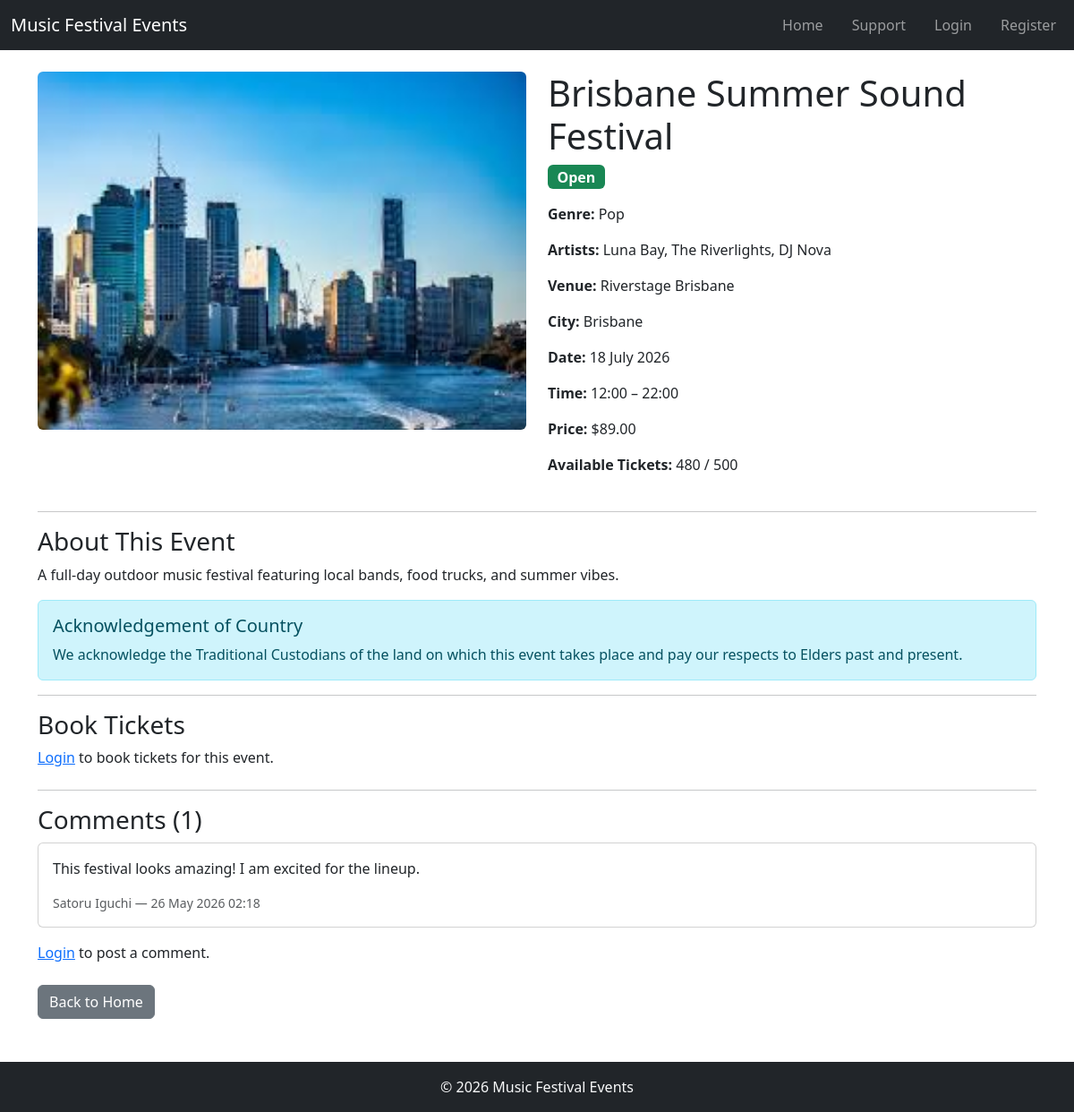
Screenshot of /event/1 with the database file from the repository.
### website/models.py (models this page shows)
class Event(db.Model):
    __tablename__ = 'events'
    id = db.Column(db.Integer, primary_key=True)
    title = db.Column(db.String(150), nullable=False)
    description = db.Column(db.Text, nullable=False)
    date = db.Column(db.Date, nullable=False)
    start_time = db.Column(db.Time, nullable=False)
    end_time = db.Column(db.Time, nullable=False)
    venue_name = db.Column(db.String(150), nullable=False)
    city = db.Column(db.String(80), nullable=False)
    image = db.Column(db.String(255), nullable=False)
    genre = db.Column(db.String(50), nullable=False)
    artist_lineup = db.Column(db.Text, nullable=False)
    price = db.Column(db.Float, nullable=False)
    total_tickets = db.Column(db.Integer, nullable=False)
    available_tickets = db.Column(db.Integer, nullable=False)
    status = db.Column(db.String(20), nullable=False, default='Open')
    acknowledgement_type = db.Column(db.String(50), nullable=False, default='No Acknowledgement')
    acknowledgement_text = db.Column(db.Text, nullable=True)
    creator_id = db.Column(db.Integer, db.ForeignKey('users.id'), nullable=False)
    bookings = db.relationship('Booking', backref='event', lazy=True, cascade='all, delete-orphan')
    comments = db.relationship('Comment', backref='event', lazy=True, cascade='all, delete-orphan')

class Comment(db.Model):
    __tablename__ = 'comments'
    id = db.Column(db.Integer, primary_key=True)
    comment_text = db.Column(db.Text, nullable=False)
    created_at = db.Column(db.DateTime, nullable=False, default=datetime.now)
    user_id = db.Column(db.Integer, db.ForeignKey('users.id'), nullable=False)
    event_id = db.Column(db.Integer, db.ForeignKey('events.id'), nullable=False)

class User(db.Model, UserMixin):
    __tablename__ = 'users'
    id = db.Column(db.Integer, primary_key=True)
    first_name = db.Column(db.String(100), nullable=False)
    surname = db.Column(db.String(100), nullable=False)
    email = db.Column(db.String(100), unique=True, nullable=False)
    contact_number = db.Column(db.String(20), nullable=False)
    street_address = db.Column(db.String(255), nullable=False)
    password_hash = db.Column(db.String(255), nullable=False)
    my_events = db.relationship('Event', backref='creator', lazy=True)
    bookings = db.relationship('Booking', backref='user', lazy=True)
    comments = db.relationship('Comment', backref='user', lazy=True)

### website/views.py (the view)
@main_bp.route('/event/<int:event_id>')
def event_detail(event_id):
    event = Event.query.get_or_404(event_id)
    booking_form = BookingForm()
    comment_form = CommentForm()
    return render_template('event_detail.html', event=event,
                           booking_form=booking_form, comment_form=comment_form)

### website/templates/event_detail.html (shortened to what this page needs)
{% extends "base.html" %}
{% block content %}
<div class="container mt-4">
    <div class="row mb-4">
        <div class="col-md-6">
            <img src="{{ url_for('static', filename='image/' + event.image) }}"
                class="img-fluid rounded" alt="{{ event.title }}"
                style="max-height: 400px; width: 100%; object-fit: cover;">
        </div>
        <div class="col-md-6">
            <h1>{{ event.title }}</h1>
            {% if event.status == 'Open' %}
            <span class="badge bg-success mb-3 fs-6">{{ event.status }}</span>
            {% elif event.status == 'Sold Out' %}
            <span class="badge bg-danger mb-3 fs-6">{{ event.status }}</span>
            {% elif event.status == 'Cancelled' %}
            <span class="badge bg-secondary mb-3 fs-6">{{ event.status }}</span>
            {% else %}
            <span class="badge bg-warning text-dark mb-3 fs-6">{{ event.status }}</span>
            {% endif %}
            <p><strong>Genre:</strong> {{ event.genre }}</p>
            <p><strong>Artists:</strong> {{ event.artist_lineup }}</p>
            <p><strong>Venue:</strong> {{ event.venue_name }}</p>
            <p><strong>City:</strong> {{ event.city }}</p>
            <p><strong>Date:</strong> {{ event.date.strftime('%d %B %Y') }}</p>
            <p><strong>Time:</strong> {{ event.start_time.strftime('%H:%M') }} – {{ event.end_time.strftime('%H:%M') }}</p>
            <p><strong>Price:</strong> ${{ "%.2f"|format(event.price) }}</p>
            <p><strong>Available Tickets:</strong> {{ event.available_tickets }} / {{ event.total_tickets }}</p>
        </div>
    </div>
    <hr>
    <h3>About This Event</h3>
    <p>{{ event.description }}</p>
    {% if event.acknowledgement_text %}
    <div class="alert alert-info mt-3">
        <h5>Acknowledgement of Country</h5>
        <p class="mb-0">{{ event.acknowledgement_text }}</p>
    </div>
    {% endif %}
    <hr>
    {% if event.status == 'Open' %}
    <div class="mb-4">
        <h3>Book Tickets</h3>
        {% if current_user.is_authenticated %}
        <form method="POST" action="{{ url_for('main.book_event', event_id=event.id) }}" class="row g-2 align-items-end">
            {{ booking_form.hidden_tag() }}
            <div class="col-auto">
                <label for="quantity" class="form-label">
                    <strong>Number of Tickets</strong> (max 10)
                </label>
                {{ booking_form.quantity(class="form-control", id="quantity", min=1, max=event.available_tickets) }}
                {% for error in booking_form.quantity.errors %}
                <div class="text-danger small">{{ error }}</div>
                {% endfor %}
            </div>
            <div class="col-auto">
                <button type="submit" class="btn btn-success">Book Now</button>
            </div>
        </form>
        {% else %}
        <p><a href="{{ url_for('auth.login') }}">Login</a> to book tickets for this event.</p>
        {% endif %}
    </div>
    <hr>
    {% endif %}
    <h3>Comments ({{ event.comments|length }})</h3>
    {% if event.comments %}
    {% for comment in event.comments %}
    <div class="card mb-3">
        <div class="card-body">
            <p class="card-text">{{ comment.comment_text }}</p>
            <p class="card-text">
                <small class="text-muted">
                    {{ comment.user.first_name }} {{ comment.user.surname }}
                    &mdash; {{ comment.created_at.strftime('%d %b %Y %H:%M') }}
                </small>
            </p>
        </div>
    </div>
    {% endfor %}
    {% else %}
    <p class="text-muted">No comments yet. Be the first to comment!</p>
    {% endif %}
    {% if current_user.is_authenticated %}
    <form method="POST" action="{{ url_for('main.add_comment', event_id=event.id) }}" class="mt-3">
        {{ comment_form.hidden_tag() }}
        <div class="mb-2">
            {{ comment_form.comment_text(class="form-control", rows=3, placeholder="Write a comment...") }}
            {% for error in comment_form.comment_text.errors %}
            <div class="text-danger small">{{ error }}</div>
            {% endfor %}
        </div>
        <button type="submit" class="btn btn-primary">Post Comment</button>
    </form>
    {% else %}
    <p class="mt-3"><a href="{{ url_for('auth.login') }}">Login</a> to post a comment.</p>
    {% endif %}
    <div class="mt-4">
        <a href="{{ url_for('main.index') }}" class="btn btn-secondary">Back to Home</a>
    </div>
</div>
{% endblock %}

### rows the page displays
Event: image (picture), title "Brisbane Summer Sound Festival", status "Open", genre "Pop", artist_lineup "Luna Bay, The Riverlights, DJ Nova", venue_name "Riverstage Brisbane", city "Brisbane", date "18 July 2026", start_time "12:00", end_time "22:00", price "89.00", available_tickets "480", total_tickets "500", description "A full-day outdoor music festival featuring local bands, food trucks, and summer vibes.", acknowledgement_text "We acknowledge the Traditional Custodians of the land on which this event takes place and pay our respects to Elders past and present."
Comment: comment_text "This festival looks amazing! I am excited for the lineup.", user.first_name "Satoru", user.surname "Iguchi", created_at "26 May 2026 02:18"

### other values shown
{{ event.comments|length }} "1"
